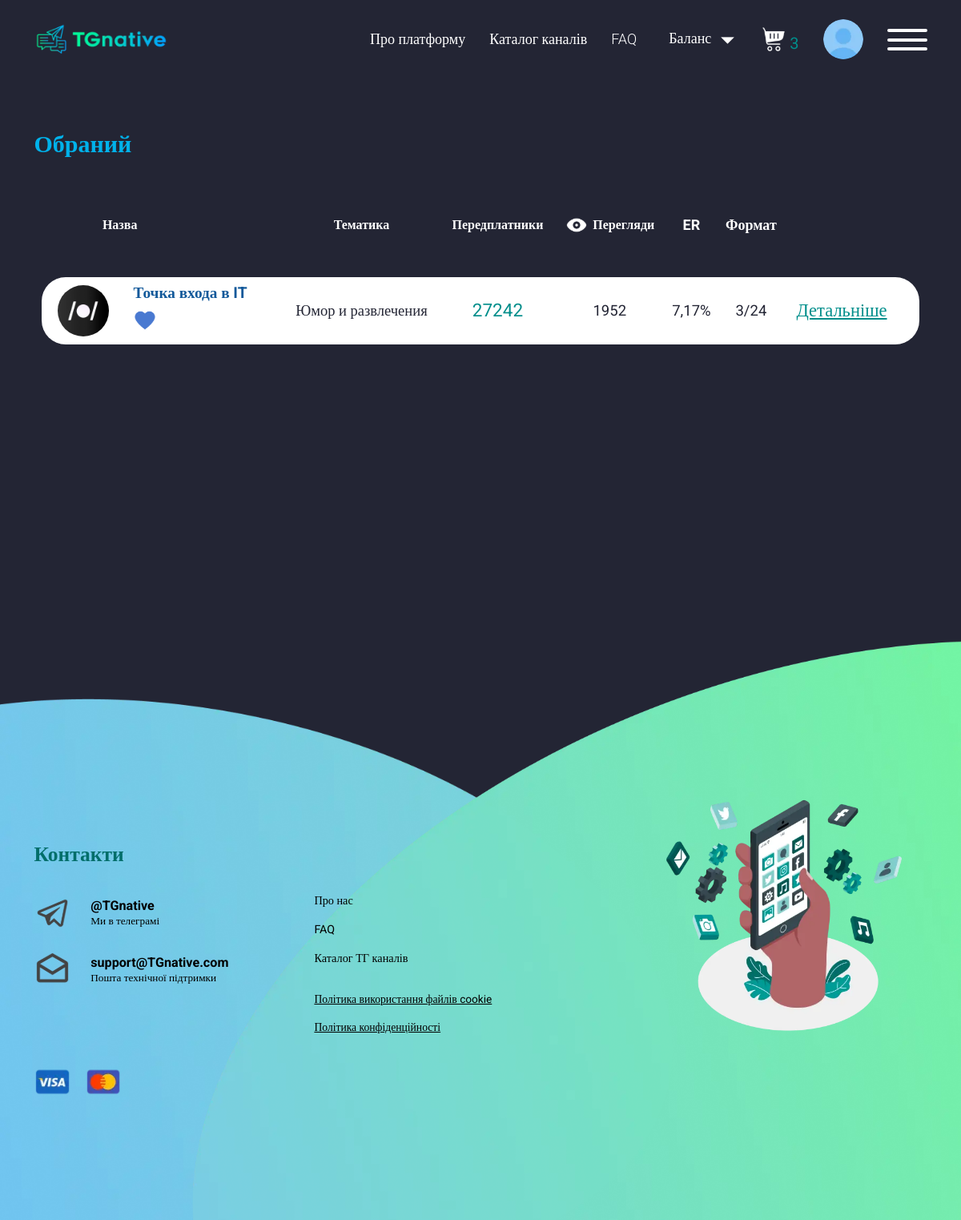
Screenshot of /list-chanel/ (signed in) with the database file from the repository.
### accounts/models.py (models this page shows, shortened)
class Like(models.Model):
    from API.models import Chanel
    username=models.ForeignKey(User,on_delete=models.CASCADE,null=True)
    chanel_name=models.ForeignKey(Chanel,on_delete=models.CASCADE,null=True)
    created_at=models.DateTimeField(auto_now_add=True)

class Add_chanel(models.Model):
    username = models.ForeignKey(Profile, on_delete=models.CASCADE,related_name='profile')
    category=models.ForeignKey('Category_chanels',on_delete=models.CASCADE)
    chanel_link = models.CharField(max_length=150)
    description=models.TextField()

class Category_chanels(models.Model):
    name=models.CharField(max_length=150)
    created_at=models.DateTimeField(auto_now_add=True)
    def __str__(self):
        return self.name

class Cost_Format(models.Model):
    add_chanel=models.ForeignKey(Add_chanel,on_delete=models.CASCADE,related_name='cost_formats')
    placement_format = models.CharField(max_length=100)
    cost_per_format = models.DecimalField(max_digits=10, decimal_places=2)

### API/models.py (models this page shows, shortened)
class Chanel(models.Model):
    chanel_link=models.CharField(max_length=150)
    name=models.CharField(max_length=150,verbose_name="Называние канала")
    pictures=models.ImageField(verbose_name='Лого')
    subscribers=models.IntegerField()
    views=models.IntegerField()
    created_at=models.DateTimeField(auto_now_add=True)
    last_update=models.DateTimeField(auto_now=True)
    add_chanel =models.ForeignKey(Add_chanel, on_delete=models.CASCADE)
    username=models.CharField(max_length=140)
    daily_subscribers=models.IntegerField(default=0, blank=True, null=True)
    weekly_subscribers=models.IntegerField(default=0, blank=True, null=True)
    weekly_monthy = models.IntegerField(default=0, blank=True, null=True)
    class Meta:
        verbose_name="Канал"
        verbose_name_plural="Канал"
        ordering=['-subscribers']

### accounts/views.py (the view)
# urls.py: path('list-chanel/',views.ListChanelPage.as_view(),name='list-chanel'),
class ListChanelPage(LoginRequiredMixin,TemplateView):
    template_name = 'listchanel.html'
    login_url = reverse_lazy('login')
    def get_context_data(self, **kwargs):
        context = super().get_context_data(**kwargs)
        like = Like.objects.filter(username=self.request.user).select_related('chanel_name').prefetch_related('chanel_name__add_chanel__cost_formats')
        context['object_list']=like
        context['count']=like.count()
        return context

### accounts/templates/listchanel.html (shortened to what this page needs)
{% extends 'base.html' %}
{% load mathfilters %}
{% load static %}
    {% block content %}
   <main class="page">
			<section class="channels-lists">
				<div class="channels-lists__container container">
					<h2 class="title">Обраний</h2>
 						{% if count > 0 %}
						<div class="table-wrap">
						<table class="table table_w">
							<thead>
								<tr>
									<th scope="col">
										<div class="label-white label-white_s16">Назва</div>
									</th>
									<th scope="col">
										<div class="label-white label-white_s16">Тематика</div>
									</th>
									<th>
										<div class="label-white label-white_s16">Передплатники</div>
									</th>
									<th>
										<div class="d-flex">
											<img src="img/icons/eye.svg" alt="">
											<div class="label-white label-white_s16">Перегляди</div>
										</div>
									</th>
									<th>
										ER
									</th>
									<th>
										Формат
									</th>
									<th>
									</th>
								</tr>
							</thead>
							<tbody>
							 {% for item in object_list  %}
               				 {% with last_cost_format=item.chanel_name.add_chanel.cost_formats.last %}
							 {% with er=item.chanel_name.views|div:item.chanel_name.subscribers|mul:100 %}
								<tr>
									<td class="table-row" scope="row">
										<div class="table-row__head">
											<a href="#" target="_blank" class="table-row__img">
												<picture><source srcset="/{{ item.chanel_name.pictures }}" type="image/webp"><img class="img-fluid" src="/{{ item.chanel_name.pictures }}" alt=""></picture>
											</a>
											<div class="table-row__content">
												<div class="table-row__content">
													<a href="{% url 'page' item.chanel_name.pk %}" target="_blank" class="label-dark-blue label-dark-blue_s20 hhv-green">{{item.chanel_name.name}}</a>
													<div class="table-row__btns">
														<img  class="likeButton" data-chanel-id="{{ item.chanel_name.id }}" src="{% static 'img/catalog/like-fill.svg' %}" alt="">
													</div>
												</div>
											</div>
										</div>
									</td>
									<td class="table-row">
										<div class="label-dark label-dark_s20">{{item.chanel_name.add_chanel.category}}</div>
									</td>
									<td class="table-row">
										<div class="label-dark-green label-dark-green_s24">{{item.chanel_name.subscribers}}</div>
									</td>
									<td class="table-row">
										<div class="label-dark label-dark_s20">{{item.chanel_name.views}}</div>
									</td>
									<td class="table-row">
										<div class="label-dark label-dark_s20">{{er|floatformat:2 }}%</div>
									</td>
									<td class="table-row">
										<div class="label-dark label-dark_s20">{{last_cost_format.placement_format}}</div>
									</td>
									<td class="table-row">
										<a href="{% url 'page' item.chanel_name.pk %}" target="_blank" class="label-dark-green hhv-blue label-underline label-dark-green_s24" type="button">Детальніше</a>
									</td>
								</tr>
							 {% endwith %}
               				 {% endwith %}
							 {% endfor %}
							</tbody>
						</table>
					</div>
						{% endif %}
					</div>
				</div>
    {% endblock %}

### rows the page displays
Like: chanel_name.pictures (picture), chanel_name.name "Точка входа в IT", chanel_name.add_chanel.category "Юмор и развлечения", chanel_name.subscribers "27242", chanel_name.views "1952", chanel_name "7,17", chanel_name.add_chanel.cost_formats.last.placement_format "3/24"

### other values shown
{{ number_count }} "3"
